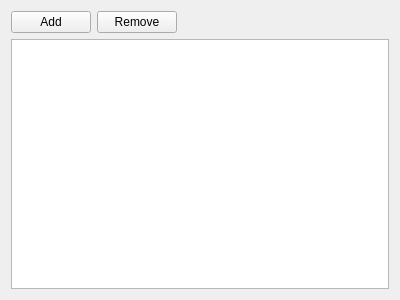
<?xml version="1.0" encoding="UTF-8"?>
<ui version="4.0">
 <class>CanRawSenderPrivate</class>
 <widget class="QWidget" name="CanRawSenderPrivate">
  <property name="geometry">
   <rect>
    <x>0</x>
    <y>0</y>
    <width>400</width>
    <height>300</height>
   </rect>
  </property>
  <property name="minimumSize">
   <size>
    <width>400</width>
    <height>250</height>
   </size>
  </property>
  <property name="baseSize">
   <size>
    <width>400</width>
    <height>300</height>
   </size>
  </property>
  <property name="windowTitle">
   <string>Form</string>
  </property>
  <layout class="QVBoxLayout" name="layout">
   <item>
    <layout class="QHBoxLayout" name="horizontalLayout">
     <item>
      <widget class="QPushButton" name="pbAdd">
       <property name="text">
        <string>Add</string>
       </property>
      </widget>
     </item>
     <item>
      <widget class="QPushButton" name="pbRemove">
       <property name="text">
        <string>Remove</string>
       </property>
      </widget>
     </item>
     <item>
      <spacer name="horizontalSpacer">
       <property name="orientation">
        <enum>Qt::Horizontal</enum>
       </property>
       <property name="sizeHint" stdset="0">
        <size>
         <width>40</width>
         <height>20</height>
        </size>
       </property>
      </spacer>
     </item>
    </layout>
   </item>
   <item>
    <widget class="QTableView" name="tv"/>
   </item>
  </layout>
 </widget>
 <resources/>
 <connections/>
</ui>
